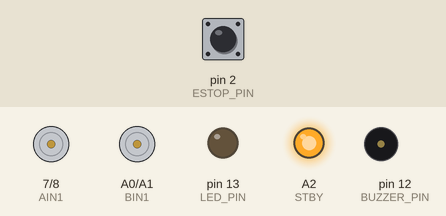
A sketch run on a simulated Arduino Uno, built with avr-gcc and run on an emulated ATmega328P. Parts: motor-driver pin pairs drawn as motors (green arrow = first pin HIGH = forward, orange = second pin HIGH = backward, longer = more drive, scaled by the enable pin, stopped while the standby pin is LOW), output pins drawn as LEDs (lit = HIGH), buzzer (waves = sounding, pin HIGH). The test bench sets the inputs (shaded band); at power-on: pin 2 (ESTOP_PIN) HIGH. What the sketch prints to the serial monitor is not drawn.

Above: at 1.7 s.
1.8 s: pin 2 (ESTOP_PIN) pulled LOW for 3.2 s
At 3.7 s:
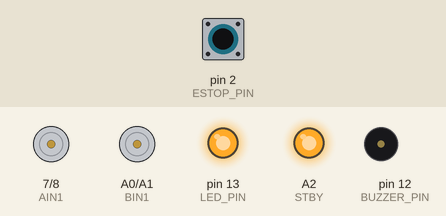
8.0 s: pin 2 (ESTOP_PIN) pulled LOW for 0.15 s
At 8.8 s:
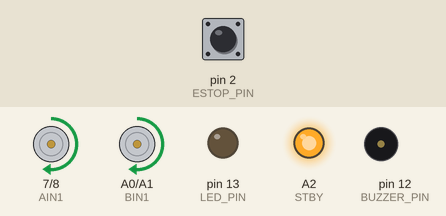
Timing chart, 0 to 17.0 s (numbered marks = the images above; inputs shaded):
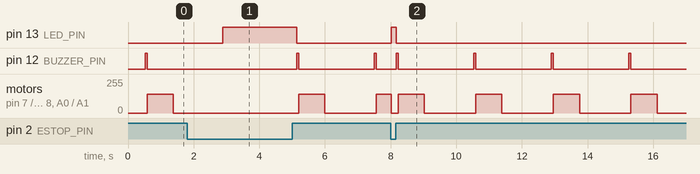

Measured:
- after the input at 1.8 s, pin 13 (LED_PIN): LOW → HIGH after 1.1 s, → LOW 2.3 s later
- after the input at 8.0 s, pin 13 (LED_PIN): LOW → HIGH at once, → LOW 0.15 s later
- by itself, pin 12 (BUZZER_PIN): alternates HIGH for 0.06 s and LOW for 2.3 s
- by itself, motor on pin 7 (AIN1) / pin 8 (AIN2), motor on A0 (BIN1) / A1 (BIN2): repeats every 2.4 s: forward 140/255 0.80 s, stopped 1.6 s

The sketch:

10_estop_and_drive.ino
```cpp
/*
============================================================
Program 10 — Emergency Stop + Drive
Course: Build Your First AI Robot
Week 3: Teach Your Robot to Move
============================================================

PURPOSE
  Real robots need a kill switch.
  E-STOP must beat every drive command — no exceptions.

LEARNING OBJECTIVE
  After this program, you should understand that:
  - safety checks come BEFORE motion
  - a released E-STOP is required to move
  - pressing E-STOP immediately calls stopMotors()

KEY CONCEPT
  E-STOP priority: if pressed → STOP (ignore drive)

WHAT CHANGED FROM THE PREVIOUS PROGRAM
  Program 09 pulsed motors on a timer.
  Program 10 only drives when the E-STOP button is released.

WHAT THE ROBOT DOES NOW
  When safe: short forward pulses.
  When E-STOP pressed: motors off immediately.

HARDWARE
  - Same motor driver wiring as Program 09
  - E-STOP pushbutton: pin 2 → button → GND (INPUT_PULLUP)
  - Use a big, easy-to-hit button if possible

WIRING
  Motors: see hardware/wiring/motors_tb6612.md
  E-STOP: see hardware/wiring/estop.md

SAFETY
  - Label the button EMERGENCY STOP
  - Practice pressing it during a pulse
  - Wheels up for first test

HOW TO RUN
  1. Upload with wheels lifted
  2. Hold E-STOP down → should NOT move
  3. Release E-STOP → short forward pulses
  4. Press E-STOP mid-move → instant stop

CONTROLS
  Release E-STOP = allow motion
  Press E-STOP = halt
============================================================
*/

const int PWMA = 3;
const int AIN1 = 7;
const int AIN2 = 8;
const int PWMB = 11;
const int BIN1 = A0;
const int BIN2 = A1;
const int STBY = A2;

const int ESTOP_PIN = 2;     // INPUT_PULLUP: pressed = LOW
const int BUZZER_PIN = 12;
const int LED_PIN = 13;
const int BAUD_RATE = 9600;

const int SPEED = 140;
const int PULSE_MS = 800;

void setup() {
  pinMode(PWMA, OUTPUT);
  pinMode(AIN1, OUTPUT);
  pinMode(AIN2, OUTPUT);
  pinMode(PWMB, OUTPUT);
  pinMode(BIN1, OUTPUT);
  pinMode(BIN2, OUTPUT);
  pinMode(STBY, OUTPUT);
  pinMode(ESTOP_PIN, INPUT_PULLUP);
  pinMode(BUZZER_PIN, OUTPUT);
  pinMode(LED_PIN, OUTPUT);

  digitalWrite(STBY, HIGH);
  stopMotors();

  Serial.begin(BAUD_RATE);
  delay(500);
  Serial.println("Program 10 — E-STOP + Drive");
  Serial.println("Pressed E-STOP = LOW = HALT");
}

void loop() {
  // --- NEW IDEA: check safety FIRST every loop ---
  if (isEStopPressed()) {
    stopMotors();
    digitalWrite(LED_PIN, HIGH);   // LED on = halted
    Serial.println("E-STOP ACTIVE — motors blocked");
    delay(150);
    return;  // skip the rest of loop (no driving)
  }

  digitalWrite(LED_PIN, LOW);
  Serial.println("SAFE — forward pulse");
  beep(60);

  // Drive in tiny slices so we can notice E-STOP quickly
  unsigned long startMs = millis();
  while (millis() - startMs < PULSE_MS) {
    if (isEStopPressed()) {
      stopMotors();
      Serial.println("E-STOP during move!");
      digitalWrite(LED_PIN, HIGH);
      return;
    }
    forward(SPEED);
    delay(20);
  }

  stopMotors();
  Serial.println("STOP (end of pulse)");
  delay(1500);
}

bool isEStopPressed() {
  // INPUT_PULLUP: pressed connects to GND → LOW
  return digitalRead(ESTOP_PIN) == LOW;
}

void forward(int speed) {
  digitalWrite(AIN1, HIGH);
  digitalWrite(AIN2, LOW);
  analogWrite(PWMA, speed);

  digitalWrite(BIN1, HIGH);
  digitalWrite(BIN2, LOW);
  analogWrite(PWMB, speed);
}

void stopMotors() {
  digitalWrite(AIN1, LOW);
  digitalWrite(AIN2, LOW);
  analogWrite(PWMA, 0);

  digitalWrite(BIN1, LOW);
  digitalWrite(BIN2, LOW);
  analogWrite(PWMB, 0);
}

void beep(int ms) {
  digitalWrite(BUZZER_PIN, HIGH);
  delay(ms);
  digitalWrite(BUZZER_PIN, LOW);
}

/*
============================================================
STUDENT CHALLENGE
 1. Make the buzzer sound continuously while E-STOP is active.
 2. Change PULSE_MS and practice hitting E-STOP mid-pulse.
 3. (Bonus) Require E-STOP to be released for 1 full second
    before allowing motion again (anti-jitter arming).

EXPECTED RESULT
  - E-STOP held → no motion, LED on, Serial says blocked
  - E-STOP released → short forward pulses
  - Pressing during a pulse stops immediately

COMMON ERRORS
  - Robot never moves
      → Button wiring stuck LOW, or finger holding E-STOP.
  - E-STOP does nothing
      → Confirm pin 2 and INPUT_PULLUP; pressed must read LOW.
  - Still using delay(PULSE_MS) only
      → This program slices the pulse so E-STOP can interrupt.

INSTRUCTOR NOTE
  Make every student demonstrate one successful mid-move E-STOP.
  Rule: after Program 10, no drive demo without E-STOP wired.
  Tank steering next — keep E-STOP in every sketch.
============================================================
*/
```
